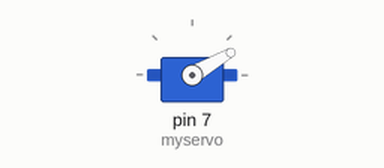
Recording of a sketch running on a simulated Arduino Uno, built with avr-gcc and run on an emulated ATmega328P. Shown: servo.

Above: at 0.05 s.
At 4.0 s:
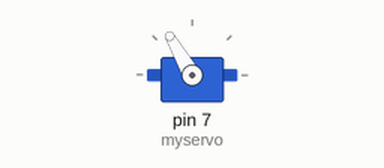
Timing chart, 0 to 5.2 s (numbered marks = the images above):
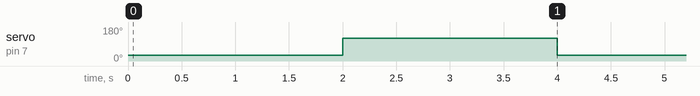

The sketch:

servomotor.ino
```cpp
#include <Servo.h>

Servo myservo;
void setup() {
  myservo.attach(7, 500, 2400);
}

void loop() {
  myservo.write(30);
  delay(2000);
  myservo.write(120);
  delay(2000);
}
```

Measured:
- by itself, servo on pin 7 (myservo): alternates 120° for 2.0 s and 30° for 2.0 s
